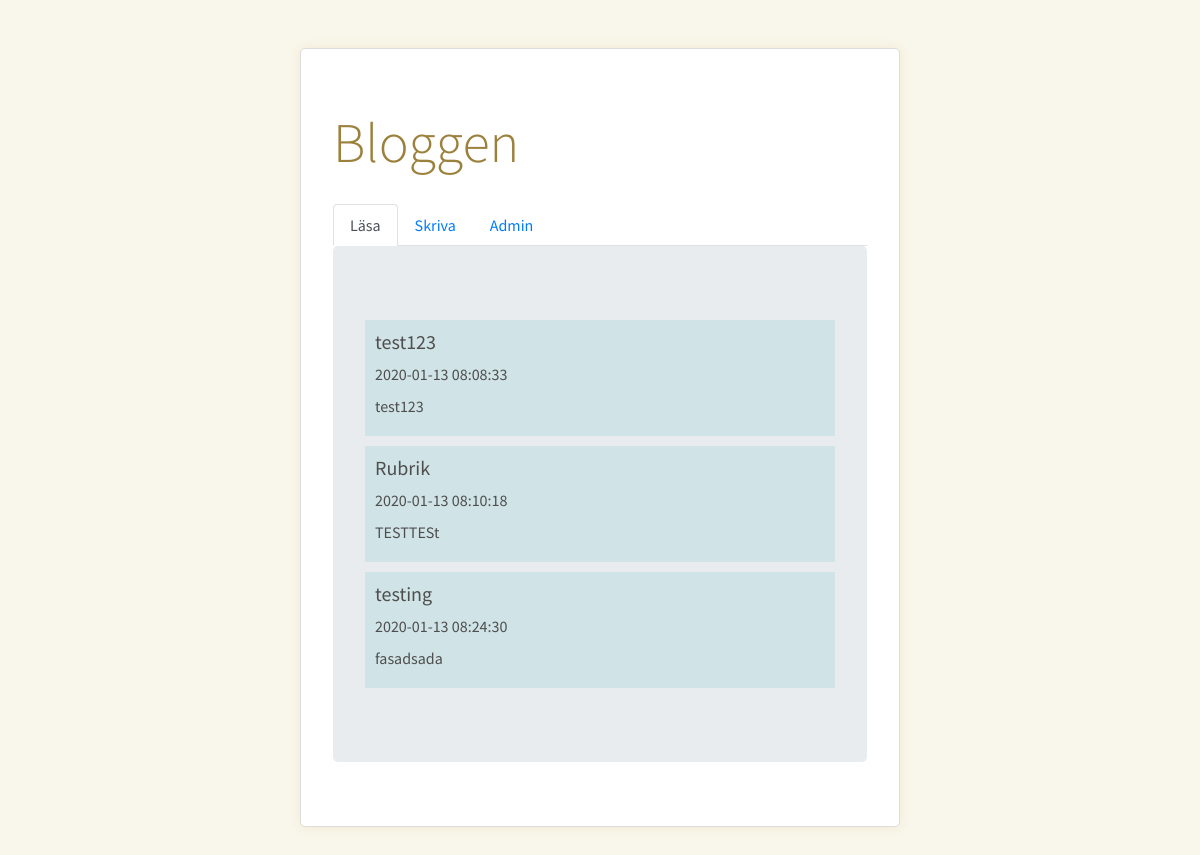
The app's page /labb-9/lasa.php with its own data.
### tables this page shows
CREATE TABLE `blogg` (
  `id` int(4) NOT NULL,
  `datum` timestamp NOT NULL DEFAULT CURRENT_TIMESTAMP,
  `inlagg` text NOT NULL,
  `rubrik` varchar(50) NOT NULL
);

### labb-9/lasa.php (the view, shortened to what this page needs)
<?php
include_once "./konfig-db.php";
?>
<!DOCTYPE html>
<html lang="sv">
<head>
    <link rel="stylesheet" href="https://stackpath.bootstrapcdn.com/bootstrap/4.3.1/css/bootstrap.min.css">
    <link rel="stylesheet" href="style.css">
</head>
<body>
    <div class="kontainer">
        <h1 class="display-4">Bloggen</h1>
        <nav>
            <ul class="nav nav-tabs">
            <li class="nav-item"><a class="nav-link active " href="./lasa.php">Läsa</a></li>
                <li class="nav-item"><a class="nav-link" href="./skriva.php">Skriva</a></li>
                <li class="nav-item"><a class="nav-link" href="./lista.php">Admin</a></li>
            </ul>
        </nav>
        <main>
            <div class="jumbotron">
                <?php
                $conn = new mysqli($host, $användare, $lösenord, $databas);
                $sql = "SELECT * FROM blogg";
                $result = $conn->query($sql);
                while ($rad = $result->fetch_assoc()) {
                    echo "<div class=\"inlagg\">";
                    echo "<h5>$rad[rubrik]</h5>";
                    echo "<p>$rad[datum]</p>";
                    echo "<p>$rad[inlagg]</p>";
                    echo "</div>";
                }
                ?>
            </div>
        </main>
    </div>
</body>
</html>

### labb-9/style.css (style rules this page uses)
html { box-sizing: border-box; }
*, *:before, *:after { box-sizing: inherit; }
body, h1, h2, h3, h4, h5, h6, p, ul { margin: 0; padding: 0; }
body { background: #F9F6EB; }
.kontainer { width: 600px; padding: 2em; margin: 3em auto; background: #fff; border-radius: 5px; font-family: 'Source Sans Pro', sans-serif; border: 1px solid #ddd; box-shadow: 0 0 12px #f0e9d1; color: #4e4e4e; }
.inlagg { background: #d0e3e6; padding: 10px; margin: 10px 0; }
h1, h2, h3 { color: #9c813d; }
h1, h2, h3, p { margin: 0.5em 0; }

### records on screen
blogg: rubrik "test123", datum "2020-01-13 08:08:33", inlagg "test123"
blogg: rubrik "Rubrik", datum "2020-01-13 08:10:18", inlagg "TESTTESt"
blogg: rubrik "testing", datum "2020-01-13 08:24:30", inlagg "fasadsada"
